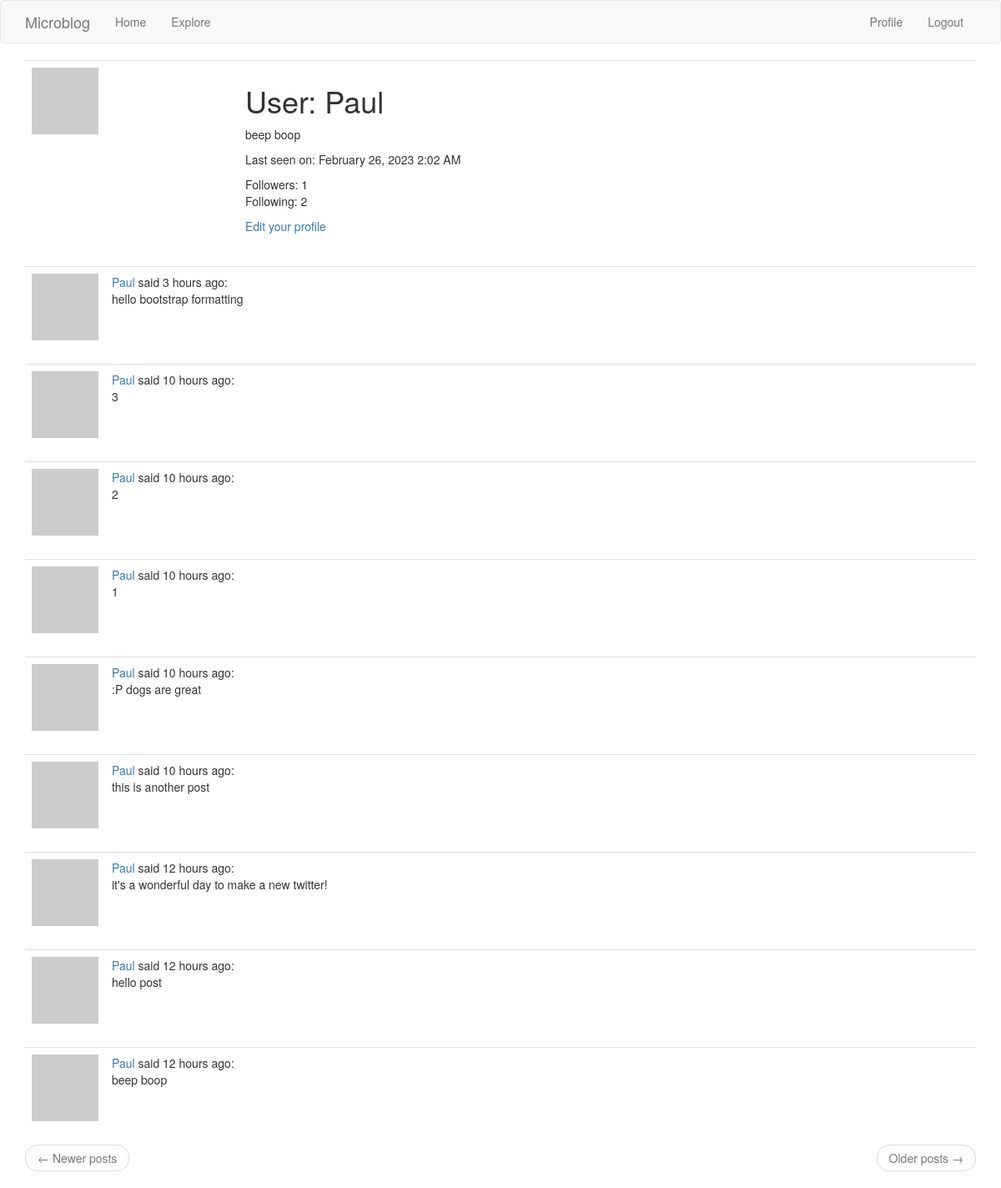
Page /user/Paul (signed in) on the earlier database version.
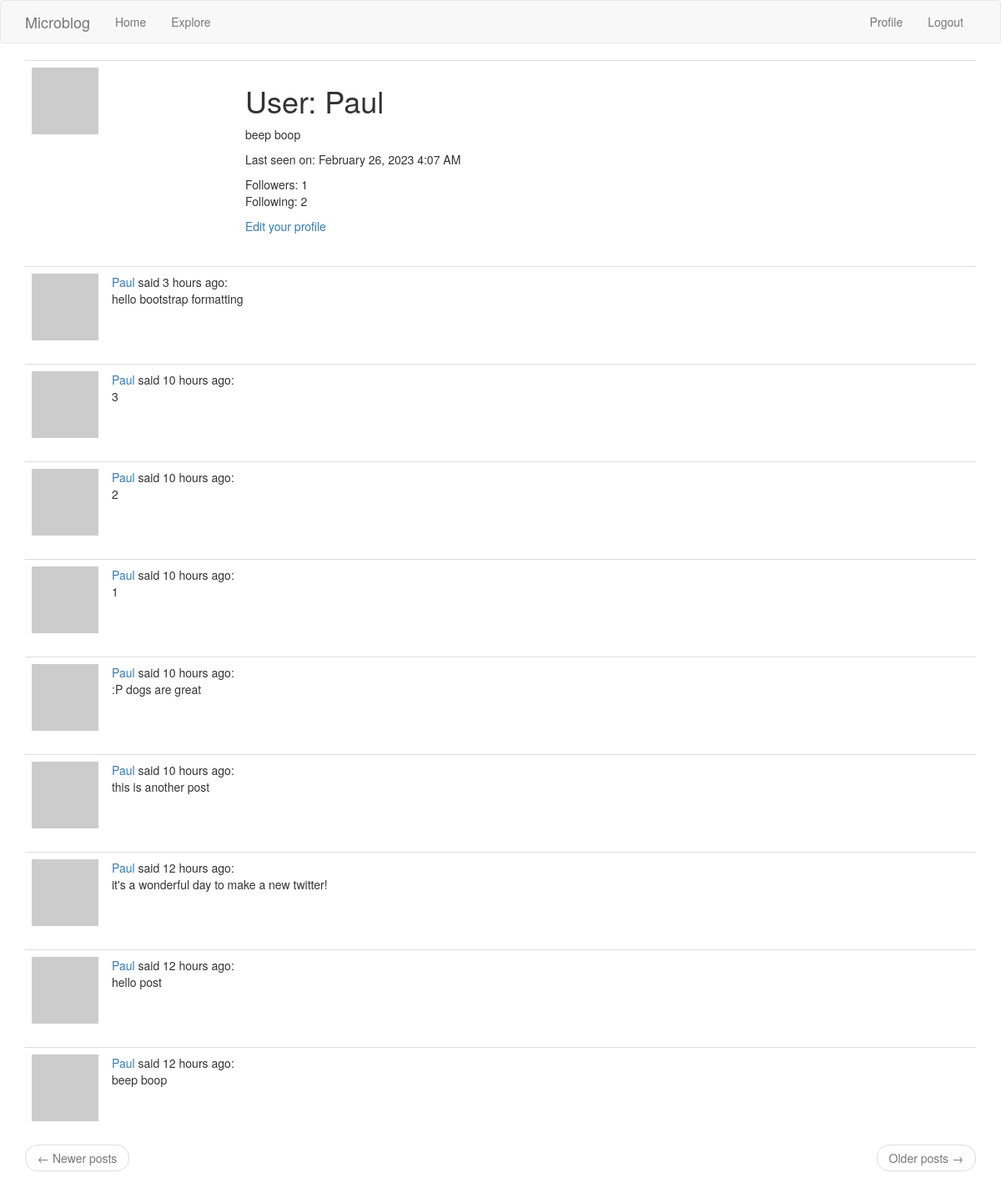
Same page on the later database version.
### app/models.py (models this page shows, shortened)
class User(UserMixin, db.Model):
    id = db.Column(db.Integer, primary_key=True)
    username = db.Column(db.String(64), index=True, unique=True)
    email = db.Column(db.String(120), index=True, unique=True)
    password_hash = db.Column(db.String(128))
    posts = db.relationship('Post', backref='author', lazy='dynamic')
    about_me = db.Column(db.String(140))
    last_seen = db.Column(db.DateTime, default=datetime.utcnow)
    followed = db.relationship(
        'User', secondary=followers,
        primaryjoin = (followers.c.follower_id == id),
        secondaryjoin = (followers.c.followed_id == id),
        backref = db.backref('followers', lazy='dynamic'), lazy='dynamic')
    @login.user_loader
    def load_user(id):
        return User.query.get(int(id))
    def avatar(self, size):
        digest = md5(self.email.lower().encode('utf-8')).hexdigest()
        return 'https://www.gravatar.com/avatar/{}?d=identicon&s={}'.format(digest, size)

### app/routes.py (the view)
@app.route('/user/<username>')
@login_required
def user(username):
    user = User.query.filter_by(username=username).first_or_404()
    posts = user.posts.order_by(Post.timestamp.desc())
    return render_template('user.html', user=user, posts=posts)

### app/routes.py (called while the page is built)
@app.before_request
def before_request():
    if current_user.is_authenticated:
        current_user.last_seen = datetime.utcnow()
        db.session.commit()

### app/templates/user.html (shortened to what this page needs)
{% extends "base.html" %}
{% block app_content %}
    <table class="table table-hover">
        <tr>
            <td width="256px"><img src="{{ user.avatar(256) }}"></td>
            <td>
                <h1>User: {{ user.username }}</h1>
                {% if user.about_me %}
                    <p>{{ user.about_me }}</p>
                {% endif %}
                {% if user.last_seen %}
                    <p>Last seen on: {{ moment(user.last_seen).format('LLL') }}</p>
                {% endif %}
                    <p>Followers: {{ user.followers.count() }}<br>Following: {{ user.followed.count() }}</p>
                {% if user == current_user %}
                    <p><a href="{{ url_for('edit_profile') }}">Edit your profile</a></p>
                {% endif %}
            </td>
        </tr>
    </table>
    {% for post in posts %}
        {% include '_post.html' %}
    {% endfor %}
    <nav aria-label="...">
        <ul class="pager">
            <li class="previous{% if not prev_url %} disabled{% endif %}">
                <a href="{{ prev_url or '#' }}">
                    <span aria-hidden="true">&larr;</span> Newer posts
                </a>
            </li>
            <li class="next{% if not next_url %} disabled{% endif %}">
                <a href="{{ next_url or '#' }}">
                    Older posts <span aria-hidden="true">&rarr;</span>
                </a>
            </li>
        </ul>
    </nav>
{% endblock %}

Differences in the rows shown:
changed User "Paul": last_seen "February 26, 2023 2:02 AM" → "February 26, 2023 4:07 AM"
